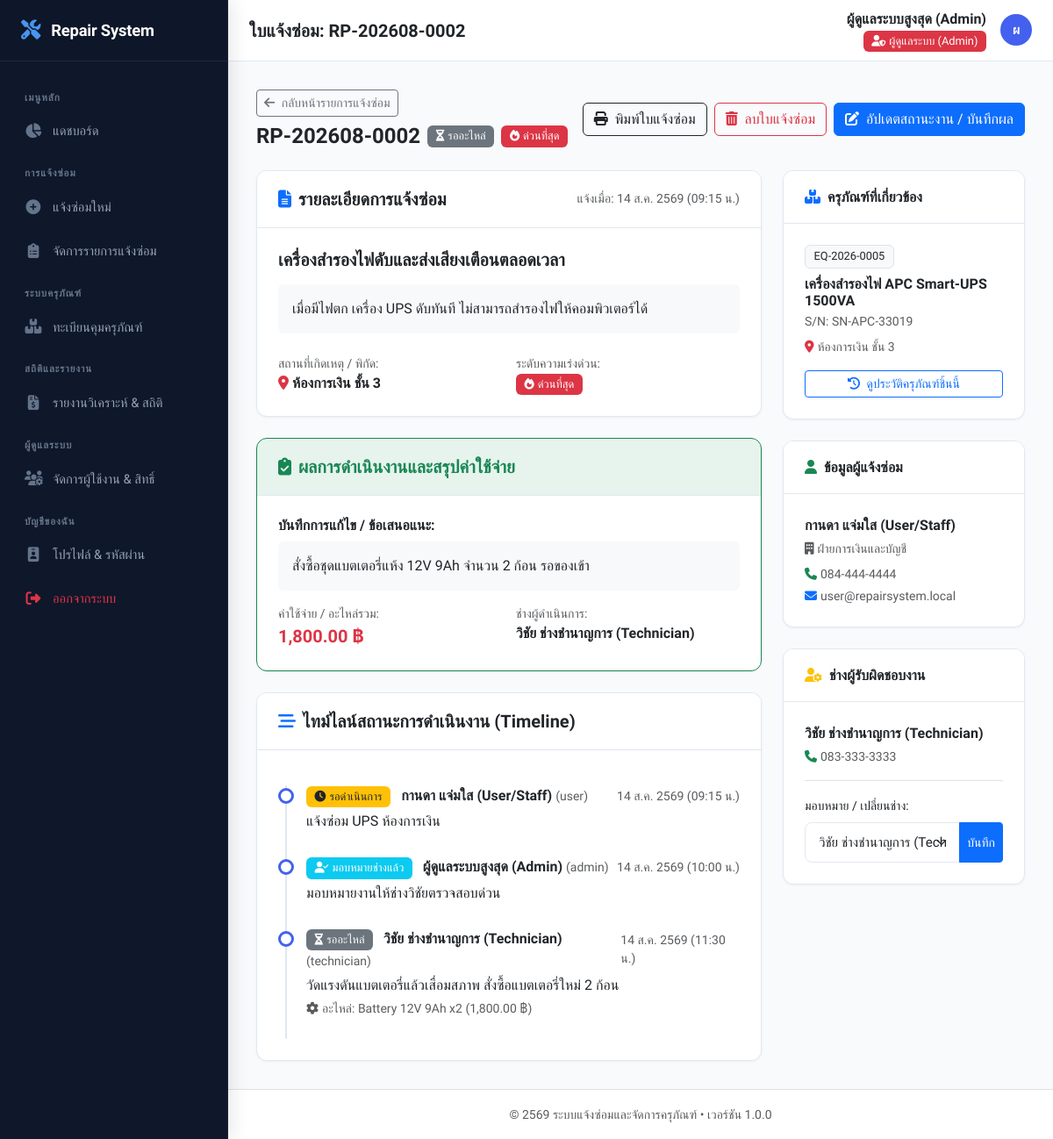
Page /modules/repair/detail.php?id=2 (signed in) on the committed database.
### tables this page shows
CREATE TABLE IF NOT EXISTS `repairs` (
    `id` INT AUTO_INCREMENT PRIMARY KEY,
    `ticket_no` VARCHAR(30) NOT NULL UNIQUE,
    `user_id` INT NOT NULL,
    `equipment_id` INT DEFAULT NULL,
    `location` VARCHAR(150) DEFAULT NULL,
    `urgent_level` ENUM('low', 'normal', 'high', 'urgent') NOT NULL DEFAULT 'normal',
    `problem_title` VARCHAR(200) NOT NULL,
    `problem_description` TEXT NOT NULL,
    `damage_image` VARCHAR(255) DEFAULT NULL,
    `status` ENUM('pending', 'assigned', 'in_progress', 'waiting_parts', 'completed', 'cancelled') NOT NULL DEFAULT 'pending',
    `technician_id` INT DEFAULT NULL,
    `assigned_at` DATETIME DEFAULT NULL,
    `completed_at` DATETIME DEFAULT NULL,
    `total_cost` DECIMAL(10, 2) DEFAULT 0.00,
    `repair_solution` TEXT DEFAULT NULL,
    `repair_image` VARCHAR(255) DEFAULT NULL,
    `created_at` DATETIME DEFAULT CURRENT_TIMESTAMP,
    `updated_at` DATETIME DEFAULT CURRENT_TIMESTAMP ON UPDATE CURRENT_TIMESTAMP,
    FOREIGN KEY (`user_id`) REFERENCES `users`(`id`) ON DELETE CASCADE,
    FOREIGN KEY (`equipment_id`) REFERENCES `equipments`(`id`) ON DELETE SET NULL,
    FOREIGN KEY (`technician_id`) REFERENCES `users`(`id`) ON DELETE SET NULL
);

CREATE TABLE IF NOT EXISTS `users` (
    `id` INT AUTO_INCREMENT PRIMARY KEY,
    `username` VARCHAR(50) NOT NULL UNIQUE,
    `password` VARCHAR(255) NOT NULL,
    `fullname` VARCHAR(100) NOT NULL,
    `email` VARCHAR(100) DEFAULT NULL,
    `phone` VARCHAR(30) DEFAULT NULL,
    `role` ENUM('admin', 'technician', 'inventory', 'user') NOT NULL DEFAULT 'user',
    `department` VARCHAR(100) DEFAULT NULL,
    `avatar` VARCHAR(255) DEFAULT NULL,
    `status` ENUM('active', 'inactive') NOT NULL DEFAULT 'active',
    `created_at` DATETIME DEFAULT CURRENT_TIMESTAMP,
    `updated_at` DATETIME DEFAULT CURRENT_TIMESTAMP ON UPDATE CURRENT_TIMESTAMP
);

CREATE TABLE IF NOT EXISTS `repair_logs` (
    `id` INT AUTO_INCREMENT PRIMARY KEY,
    `repair_id` INT NOT NULL,
    `user_id` INT NOT NULL,
    `action_status` ENUM('pending', 'assigned', 'in_progress', 'waiting_parts', 'completed', 'cancelled') NOT NULL,
    `comment` TEXT DEFAULT NULL,
    `spare_parts` TEXT DEFAULT NULL,
    `cost` DECIMAL(10, 2) DEFAULT 0.00,
    `created_at` DATETIME DEFAULT CURRENT_TIMESTAMP,
    FOREIGN KEY (`repair_id`) REFERENCES `repairs`(`id`) ON DELETE CASCADE,
    FOREIGN KEY (`user_id`) REFERENCES `users`(`id`) ON DELETE CASCADE
);

CREATE TABLE IF NOT EXISTS `equipments` (
    `id` INT AUTO_INCREMENT PRIMARY KEY,
    `code` VARCHAR(50) NOT NULL UNIQUE,
    `name` VARCHAR(150) NOT NULL,
    `category_id` INT DEFAULT NULL,
    `serial_number` VARCHAR(100) DEFAULT NULL,
    `location` VARCHAR(150) DEFAULT NULL,
    `department` VARCHAR(100) DEFAULT NULL,
    `purchase_date` DATE DEFAULT NULL,
    `purchase_price` DECIMAL(12, 2) DEFAULT 0.00,
    `warranty_expire` DATE DEFAULT NULL,
    `status` ENUM('available', 'repairing', 'damaged', 'disposed') NOT NULL DEFAULT 'available',
    `image` VARCHAR(255) DEFAULT NULL,
    `note` TEXT DEFAULT NULL,
    `created_at` DATETIME DEFAULT CURRENT_TIMESTAMP,
    `updated_at` DATETIME DEFAULT CURRENT_TIMESTAMP ON UPDATE CURRENT_TIMESTAMP,
    FOREIGN KEY (`category_id`) REFERENCES `categories`(`id`) ON DELETE SET NULL
);

### modules/repair/detail.php (the view, shortened to what the rows shown need)
<?php
require_once __DIR__ . '/../../config/db.php';
require_once __DIR__ . '/../../includes/auth_check.php';
$id = (int)($_GET['id'] ?? 0);
$stmt = $pdo->prepare("SELECT r.*, e.code as eq_code, e.name as eq_name, e.serial_number as eq_sn, e.location as eq_location,
                             u.fullname as requester_name, u.phone as requester_phone, u.email as requester_email, u.department as requester_dept,
                             t.fullname as tech_name, t.phone as tech_phone
                      FROM repairs r
                      LEFT JOIN equipments e ON r.equipment_id = e.id
                      LEFT JOIN users u ON r.user_id = u.id
                      LEFT JOIN users t ON r.technician_id = t.id
                      WHERE r.id = ?");
$stmt->execute([$id]);
$repair = $stmt->fetch();
$stmt_logs = $pdo->prepare("SELECT l.*, u.fullname as actor_name, u.role as actor_role
                           FROM repair_logs l
                           LEFT JOIN users u ON l.user_id = u.id
                           WHERE l.repair_id = ?
                           ORDER BY l.created_at ASC");
$stmt_logs->execute([$id]);
$logs = $stmt_logs->fetchAll();
$technicians = $pdo->query("SELECT id, fullname, phone FROM users WHERE role = 'technician' AND status = 'active'")->fetchAll();
require_once __DIR__ . '/../../includes/header.php';
?>
<div class="main-content">
    <?php require_once __DIR__ . '/../../includes/navbar.php'; ?>
    <div class="content-body">
        <div class="d-flex flex-wrap align-items-center justify-content-between gap-3 mb-4">
            <div>
                <div class="d-flex align-items-center gap-2">
                    <h4 class="fw-bold mb-0 text-dark"><?= htmlspecialchars($repair['ticket_no']) ?></h4>
                    <?= status_badge($repair['status']) ?>
                    <?= urgent_badge($repair['urgent_level']) ?>
                </div>
            </div>
        </div>
        <div class="row g-4">
            <div class="col-lg-8">
                <div class="card-modern mb-4">
                    <div class="card-header-modern">
                        <h5 class="fw-bold mb-0 text-dark"><i class="fas fa-file-alt text-primary me-2"></i>รายละเอียดการแจ้งซ่อม</h5>
                        <small class="text-muted">แจ้งเมื่อ: <?= format_thai_date($repair['created_at']) ?></small>
                    </div>
                    <div class="p-4">
                        <h5 class="fw-bold text-dark mb-3"><?= htmlspecialchars($repair['problem_title']) ?></h5>
                        <div class="bg-light p-3 rounded mb-4 text-dark" style="white-space: pre-wrap;"><?= htmlspecialchars($repair['problem_description']) ?></div>
                        <div class="row g-3">
                            <div class="col-sm-6">
                                <span class="text-muted d-block small">สถานที่เกิดเหตุ / พิกัด:</span>
                                <strong class="text-dark"><i class="fas fa-map-marker-alt text-danger me-1"></i><?= htmlspecialchars($repair['location'] ?? '-') ?></strong>
                            </div>
                            <div class="col-sm-6">
                            </div>
                        </div>
                    </div>
                </div>
                <?php if (!empty($repair['repair_solution']) || !empty($repair['repair_image']) || $repair['total_cost'] > 0): ?>
                <div class="card-modern mb-4 border-success">
                    <div class="card-header-modern bg-success bg-opacity-10">
                        <h5 class="fw-bold mb-0 text-success"><i class="fas fa-clipboard-check me-2"></i>ผลการดำเนินงานและสรุปค่าใช้จ่าย</h5>
                    </div>
                    <div class="p-4">
                        <?php if (!empty($repair['repair_solution'])): ?>
                            <h6 class="fw-bold text-dark">บันทึกการแก้ไข / ข้อเสนอแนะ:</h6>
                            <div class="bg-light p-3 rounded mb-3 text-dark" style="white-space: pre-wrap;"><?= htmlspecialchars($repair['repair_solution']) ?></div>
                        <?php endif; ?>
                        <div class="row g-3">
                            <div class="col-sm-6">
                                <span class="text-muted d-block small">ค่าใช้จ่าย / อะไหล่รวม:</span>
                                <strong class="text-danger fs-5"><?= format_currency($repair['total_cost']) ?></strong>
                            </div>
                            <div class="col-sm-6">
                                <span class="text-muted d-block small">ช่างผู้ดำเนินการ:</span>
                                <strong class="text-dark"><?= htmlspecialchars($repair['tech_name'] ?? 'ช่างซ่อมบำรุง') ?></strong>
                            </div>
                        </div>
                    </div>
                </div>
                <?php endif; ?>
                <div class="card-modern">
                    <div class="p-4">
                        <div class="timeline">
                            <?php foreach ($logs as $log): ?>
                            <div class="timeline-item <?= ($log['action_status'] === 'completed') ? 'completed' : '' ?>">
                                <div class="d-flex justify-content-between align-items-center mb-1">
                                    <div>
                                        <?= status_badge($log['action_status']) ?>
                                        <strong class="ms-2 text-dark"><?= htmlspecialchars($log['actor_name']) ?></strong>
                                        <small class="text-muted">(<?= htmlspecialchars($log['actor_role']) ?>)</small>
                                    </div>
                                    <small class="text-muted"><?= format_thai_date($log['created_at']) ?></small>
                                </div>
                                <?php if (!empty($log['comment'])): ?>
                                    <p class="mb-1 text-dark"><?= htmlspecialchars($log['comment']) ?></p>
                                <?php endif; ?>
                                <?php if (!empty($log['spare_parts'])): ?>
                                    <div class="small text-muted"><i class="fas fa-cog me-1"></i>อะไหล่: <?= htmlspecialchars($log['spare_parts']) ?> (<?= format_currency($log['cost']) ?>)</div>
                                <?php endif; ?>
                            </div>
                            <?php endforeach; ?>
                        </div>
                    </div>
                </div>
            </div>
            <div class="col-lg-4">
                <div class="card-modern mb-4">
                    <div class="p-4">
                        <?php if ($repair['equipment_id']): ?>
                            <div class="mb-2">
                                <span class="badge bg-light text-dark border"><?= htmlspecialchars($repair['eq_code']) ?></span>
                            </div>
                            <h6 class="fw-bold text-dark mb-1"><?= htmlspecialchars($repair['eq_name']) ?></h6>
                            <?php if (!empty($repair['eq_sn'])): ?>
                                <div class="text-muted small mb-2">S/N: <?= htmlspecialchars($repair['eq_sn']) ?></div>
                            <?php endif; ?>
                            <div class="text-muted small mb-3"><i class="fas fa-map-marker-alt me-1 text-danger"></i><?= htmlspecialchars($repair['eq_location'] ?? '-') ?></div>
                            <a href="<?= base_url('modules/equipment/view.php?id=' . $repair['equipment_id']) ?>" class="btn btn-outline-primary btn-sm w-100">
                                <i class="fas fa-history me-1"></i> ดูประวัติครุภัณฑ์ชิ้นนี้
                            </a>
                        <?php else: ?>
                            <p class="text-muted mb-0 small">ไม่ผูกกับรหัสครุภัณฑ์ (แจ้งซ่อมอาคารสถานที่หรือปัญหาทั่วไป)</p>
                        <?php endif; ?>
                    </div>
                </div>
                <div class="card-modern mb-4">
                    <div class="p-4">
                        <div class="fw-bold text-dark fs-6 mb-1"><?= htmlspecialchars($repair['requester_name']) ?></div>
                        <div class="text-muted small mb-2"><i class="fas fa-building me-1"></i><?= htmlspecialchars($repair['requester_dept'] ?? '-') ?></div>
                        <div class="text-muted small mb-1"><i class="fas fa-phone me-1 text-success"></i><?= htmlspecialchars($repair['requester_phone'] ?? '-') ?></div>
                        <div class="text-muted small"><i class="fas fa-envelope me-1 text-primary"></i><?= htmlspecialchars($repair['requester_email'] ?? '-') ?></div>
                    </div>
                </div>
                <div class="card-modern">
                    <div class="p-4">
                        <?php if (!empty($repair['tech_name'])): ?>
                            <div class="fw-bold text-dark fs-6 mb-1"><?= htmlspecialchars($repair['tech_name']) ?></div>
                            <div class="text-muted small mb-3"><i class="fas fa-phone me-1 text-success"></i><?= htmlspecialchars($repair['tech_phone'] ?? '-') ?></div>
                        <?php else: ?>
                            <p class="text-danger small mb-3"><i class="fas fa-exclamation-triangle me-1"></i>ยังไม่ได้มอบหมายช่างผู้รับผิดชอบ</p>
                        <?php endif; ?>
                        <?php if (in_array($user_role, ['admin', 'inventory', 'technician'])): ?>
                            <form action="" method="POST" class="border-top pt-3">
                                <label class="form-label small fw-medium text-dark">มอบหมาย / เปลี่ยนช่าง:</label>
                                <div class="input-group">
                                    <select class="form-select form-select-sm" name="technician_id" required>
                                        <?php foreach ($technicians as $tech): ?>
                                            <option value="<?= $tech['id'] ?>" <?= ($repair['technician_id'] == $tech['id']) ? 'selected' : '' ?>>
                                                <?= htmlspecialchars($tech['fullname']) ?>
                                            </option>
                                        <?php endforeach; ?>
                                    </select>
                                    <button type="submit" class="btn btn-sm btn-primary">บันทึก</button>
                                </div>
                            </form>
                        <?php endif; ?>
                    </div>
                </div>
            </div>
        </div>
<?php require_once __DIR__ . '/../../includes/footer.php'; ?>

### config/db.php (shortened to what the rows shown need)
<?php
function base_url($path = '') {
    return BASE_URL . ltrim($path, '/');
}
function format_thai_date($datetime, $showTime = true) {
    $thai_months = [
        1 => 'ม.ค.', 2 => 'ก.พ.', 3 => 'มี.ค.', 4 => 'เม.ย.',
        5 => 'พ.ค.', 6 => 'มิ.ย.', 7 => 'ก.ค.', 8 => 'ส.ค.',
        9 => 'ก.ย.', 10 => 'ต.ค.', 11 => 'พ.ย.', 12 => 'ธ.ค.'
    ];
    $timestamp = strtotime($datetime);
    $year = date('Y', $timestamp) + 543;
    $month = $thai_months[(int)date('n', $timestamp)];
    $day = date('j', $timestamp);
    if ($showTime) {
        $time = date('H:i', $timestamp) . ' น.';
        return "{$day} {$month} {$year} ({$time})";
    }
    return "{$day} {$month} {$year}";
}
function format_currency($amount) {
    return number_format((float)$amount, 2) . ' ฿';
}
function status_badge($status) {
    switch ($status) {
        case 'pending':
            return '<span class="badge bg-warning text-dark"><i class="fas fa-clock me-1"></i>รอดำเนินการ</span>';
        case 'assigned':
            return '<span class="badge bg-info text-white"><i class="fas fa-user-check me-1"></i>มอบหมายช่างแล้ว</span>';
        case 'waiting_parts':
            return '<span class="badge bg-secondary"><i class="fas fa-hourglass-half me-1"></i>รออะไหล่</span>';
    }
}
function urgent_badge($level) {
    switch ($level) {
        case 'urgent':
            return '<span class="badge bg-danger"><i class="fas fa-fire me-1"></i>ด่วนที่สุด</span>';
    }
}

### rows in the picture
repairs: ticket_no "RP-202608-0002", created_at "14 ส.ค. 2569 (09:15 น.)", problem_title "เครื่องสำรองไฟดับและส่งเสียงเตือนตลอดเวลา", problem_description "เมื่อมีไฟตก เครื่อง UPS ดับทันที ไม่สามารถสำรองไฟให้คอมพิวเตอร์ได้", location "ห้องการเงิน ชั้น 3", repair_solution "สั่งซื้อชุดแบตเตอรี่แห้ง 12V 9Ah จำนวน 2 ก้อน รอของเข้า", total_cost "1,800.00 ฿", technician.fullname "วิชัย ช่างชำนาญการ (Technician)", equipment.code "EQ-2026-0005", equipment.name "เครื่องสำรองไฟ APC Smart-UPS 1500VA", equipment.serial_number "SN-APC-33019", equipment.location "ห้องการเงิน ชั้น 3", user.fullname "กานดา แจ่มใส (User/Staff)", user.department "ฝ่ายการเงินและบัญชี", user.phone "084-444-4444", user.email "user@repairsystem.local", technician.phone "083-333-3333", technician_id "วิชัย ช่างชำนาญการ (Technician)"
repair_logs: action_status "pending" (drawn), user.fullname "กานดา แจ่มใส (User/Staff)", user.role "user", created_at "14 ส.ค. 2569 (09:15 น.)", comment "แจ้งซ่อม UPS ห้องการเงิน"
repair_logs: action_status "assigned" (drawn), user.fullname "ผู้ดูแลระบบสูงสุด (Admin)", user.role "admin", created_at "14 ส.ค. 2569 (10:00 น.)", comment "มอบหมายงานให้ช่างวิชัยตรวจสอบด่วน"
repair_logs: action_status "waiting_parts" (drawn), user.fullname "วิชัย ช่างชำนาญการ (Technician)", user.role "technician", created_at "14 ส.ค. 2569 (11:30 น.)", comment "วัดแรงดันแบตเตอรี่แล้วเสื่อมสภาพ สั่งซื้อแบตเตอรี่ใหม่ 2 ก้อน", spare_parts "Battery 12V 9Ah x2", cost "1,800.00 ฿"

### other values in the picture
$page_title "ใบแจ้งซ่อม: RP-202608-0002"
$user_name "ผู้ดูแลระบบสูงสุด (Admin)"
mb_substr($user_name, 0, 1, 'UTF-8') "ผ"
SITE_NAME "ระบบแจ้งซ่อมและจัดการครุภัณฑ์"
SITE_VERSION "1.0.0"
